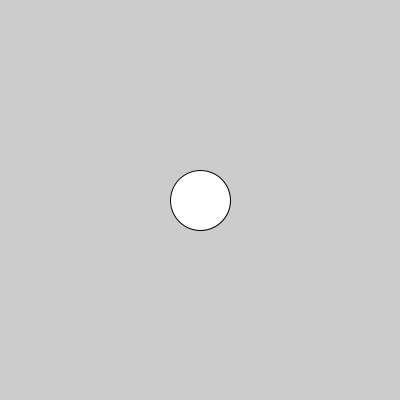
Frame 1 (no input)
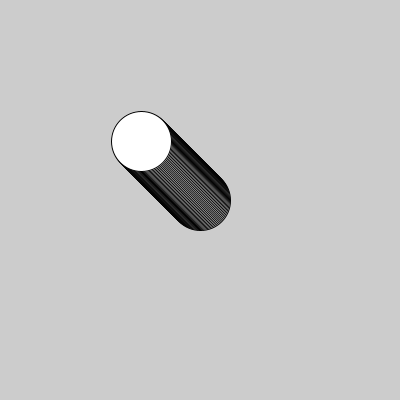
Frame 60 (the mouse pressed at the canvas centre just before this capture)
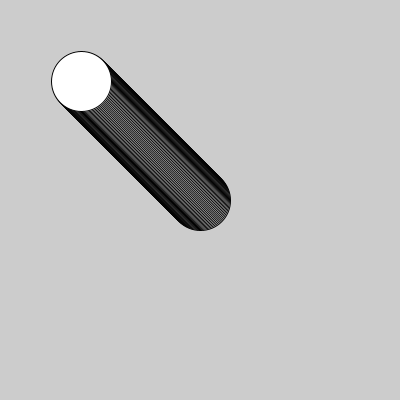
Frame 120 (the mouse held since frame 60 and released just before this capture)

The Processing sketch that drew these frames (run headless with seeded random() and noise(); from frame 60 on, the mouse is pressed at the canvas centre):

// Processing sketch: Traveling_Circle
// ── Traveling_Circle.pde
float x;
float y;

void setup(){
  size(400,400);
  x = width/2;
  y = height/2;
}

void draw(){
  ellipse(x,y,60,60);
  x-=1;
  y-=1;
  
}
